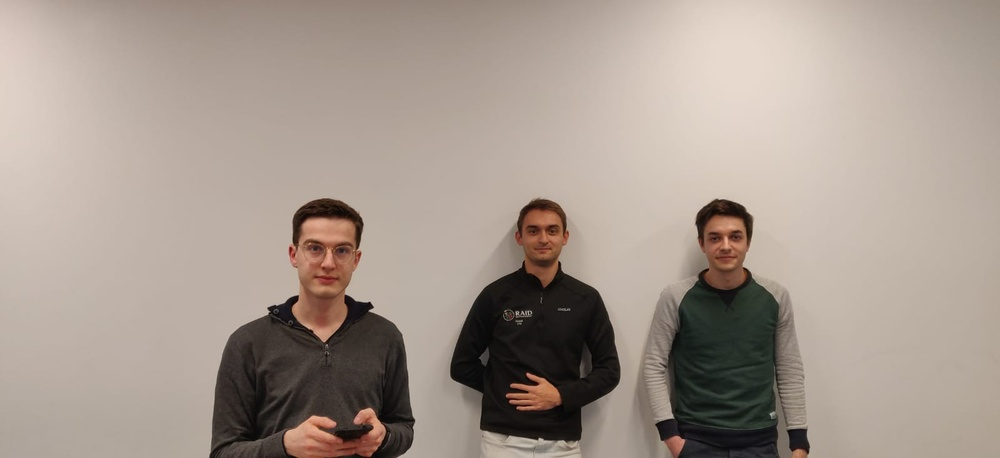
#> input picture 06.jpg, 1000 x 458 px, shrunk from 1599 x 733 before the run
$ python -i Feature_Extraction.py   (imports and definitions only)
#> lines starting #> are read from the running program, lines starting #| are printed output that depends on the picture
import skimage.segmentation as seg
import skimage.filters as fil
import scipy.ndimage.filters as filt
from scipy import signal
import cv2
import numpy as np
import pandas as pd


### NO TRANSFORMATION FEATURES

def Identity(image):
    return image

# [9 lines left out: functions DimensionX, DimensionY, not called in this run]


### SEGMENTATION FEATURES

def SLIC2(image):
    return seg.slic(image,n_segments=2)

def SLIC4(image):
    return seg.slic(image,n_segments=4)

def SLIC20(image):
    return seg.slic(image,n_segments=20)

def SLIC40(image):
    return seg.slic(image,n_segments=40)

def SLIC60(image):
    return seg.slic(image,n_segments=60)

def FW_200_5(image):
    return seg.felzenszwalb(image, scale=200, sigma=0.5, min_size=100)

def FW_150_5(image):
    return seg.felzenszwalb(image, scale=150, sigma=0.5, min_size=100)

def FW_100_5(image):
    return seg.felzenszwalb(image, scale=100, sigma=0.5, min_size=100)

def FW_200_10(image):
    return seg.felzenszwalb(image, scale=200, sigma=1, min_size=100)

def FW_150_10(image):
    return seg.felzenszwalb(image, scale=150, sigma=1, min_size=100)

def FW_100_10(image):
    return seg.felzenszwalb(image, scale=100, sigma=1, min_size=100)

def FW_200_20(image):
    return seg.felzenszwalb(image, scale=200, sigma=2, min_size=100)

def FW_150_20(image):
    return seg.felzenszwalb(image, scale=150, sigma=2, min_size=100)

def FW_100_20(image):
    return seg.felzenszwalb(image, scale=100, sigma=2, min_size=100)

# [6 lines left out: function FW_200_5_UP, not called in this run]

def ChanVese(image):
    image = cv2.cvtColor(image, cv2.COLOR_RGB2GRAY)
    return seg.chan_vese(image, mu=0.05).astype(int)

# [6 lines left out: function RandomWalker, not called in this run]


### POOLING FEATURES

def Max_10(image):
    image = cv2.cvtColor(image, cv2.COLOR_RGB2GRAY)
    return filt.maximum_filter(image,size=10)

def Max_20(image):
    image = cv2.cvtColor(image, cv2.COLOR_RGB2GRAY)
    return filt.maximum_filter(image,size=20)

def Max_30(image):
    image = cv2.cvtColor(image, cv2.COLOR_RGB2GRAY)
    return filt.maximum_filter(image,size=30)

def Min_10(image):
    image = cv2.cvtColor(image, cv2.COLOR_RGB2GRAY)
    return filt.minimum_filter(image,size=10)

def Min_20(image):
    image = cv2.cvtColor(image, cv2.COLOR_RGB2GRAY)
    return filt.minimum_filter(image,size=20)

def Min_30(image):
    image = cv2.cvtColor(image, cv2.COLOR_RGB2GRAY)
    return filt.minimum_filter(image,size=30)

def Min_50(image):
    image = cv2.cvtColor(image, cv2.COLOR_RGB2GRAY)
    return filt.minimum_filter(image,size=50)


### THRESHOLDING FEATURES

# [29 lines left out: functions Otsu, Isodata, Li, Triangle, Yen, not called in this run]


### EDGE DETECTION FEATURES

def CannyEdge(image):
    image = cv2.cvtColor(image, cv2.COLOR_RGB2GRAY)
    return cv2.Canny(image, 50, 150)

def Frangi(image):
    image = cv2.cvtColor(image, cv2.COLOR_RGB2GRAY)
    return fil.frangi(image)

def Hessian(image):
    image = cv2.cvtColor(image, cv2.COLOR_RGB2GRAY)
    return fil.hessian(image)

def Laplace(image):
    image = cv2.cvtColor(image, cv2.COLOR_RGB2GRAY)
    return fil.laplace(image)

def Prewitt(image):
    image = cv2.cvtColor(image, cv2.COLOR_RGB2GRAY)
    return fil.prewitt(image)

def PrewittH(image):
    image = cv2.cvtColor(image, cv2.COLOR_RGB2GRAY)
    return fil.prewitt_h(image)

def PrewittV(image):
    image = cv2.cvtColor(image, cv2.COLOR_RGB2GRAY)
    return fil.prewitt_v(image)

def Roberts(image):
    image = cv2.cvtColor(image, cv2.COLOR_RGB2GRAY)
    return fil.roberts(image)

def RobertsNegDiag(image):
    image = cv2.cvtColor(image, cv2.COLOR_RGB2GRAY)
    return fil.roberts_neg_diag(image)

def RobertsPosDiag(image):
    image = cv2.cvtColor(image, cv2.COLOR_RGB2GRAY)
    return fil.roberts_pos_diag(image)

def Scharr(image):
    image = cv2.cvtColor(image, cv2.COLOR_RGB2GRAY)
    return fil.scharr(image)

def ScharrH(image):
    image = cv2.cvtColor(image, cv2.COLOR_RGB2GRAY)
    return fil.scharr_h(image)

def ScharrV(image):
    image = cv2.cvtColor(image, cv2.COLOR_RGB2GRAY)
    return fil.scharr_v(image)

def Sobel(image):
    image = cv2.cvtColor(image, cv2.COLOR_RGB2GRAY)
    return fil.sobel(image)

def SobelH(image):
    image = cv2.cvtColor(image, cv2.COLOR_RGB2GRAY)
    return fil.sobel_h(image)

def SobelV(image):
    image = cv2.cvtColor(image, cv2.COLOR_RGB2GRAY)
    return fil.sobel_v(image)


### OTHER FEATURES

def GradientMagnitude(image):
    image = cv2.cvtColor(image, cv2.COLOR_RGB2GRAY)
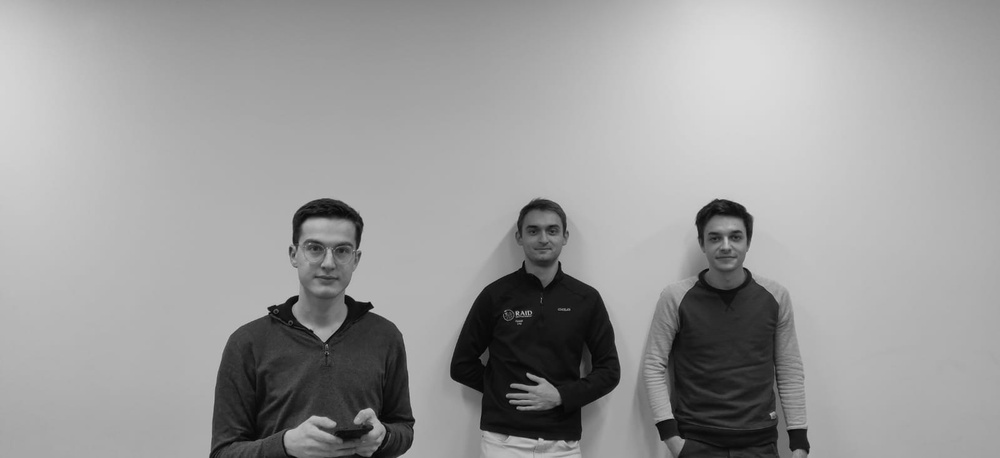
#> image: shape (458, 1000); min 3, max 221, mean 155.1
    Sx = np.array([[-1, 0, 1], [-2, 0, 2], [-1, 0, 1]])
    Sy = np.array([[1, 2, 1], [0, 0, 0], [-1, -2, -1]])
    gx = signal.convolve2d(image,Sx,'same')
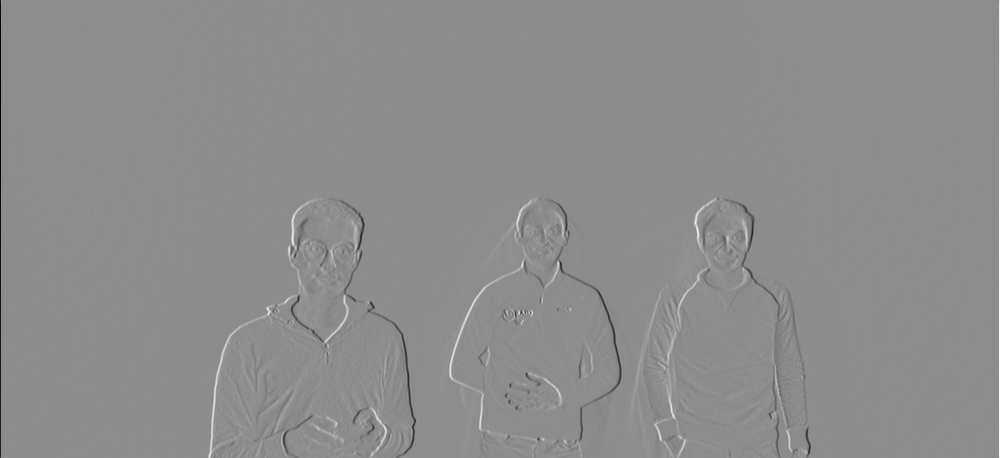
#> gx: shape (458, 1000) int64; min -852, max 692, mean 0.1; drawn with min black and max white
    gy = signal.convolve2d(image,Sy,'same')
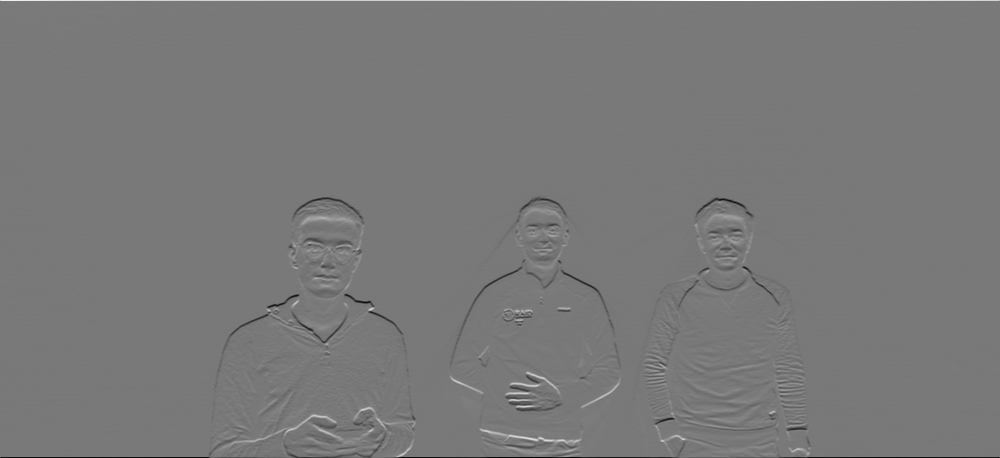
#> gy: shape (458, 1000) int64; min -755, max 832, mean -0.3; drawn with min black and max white
    return np.sqrt(gx**2 + gy**2)
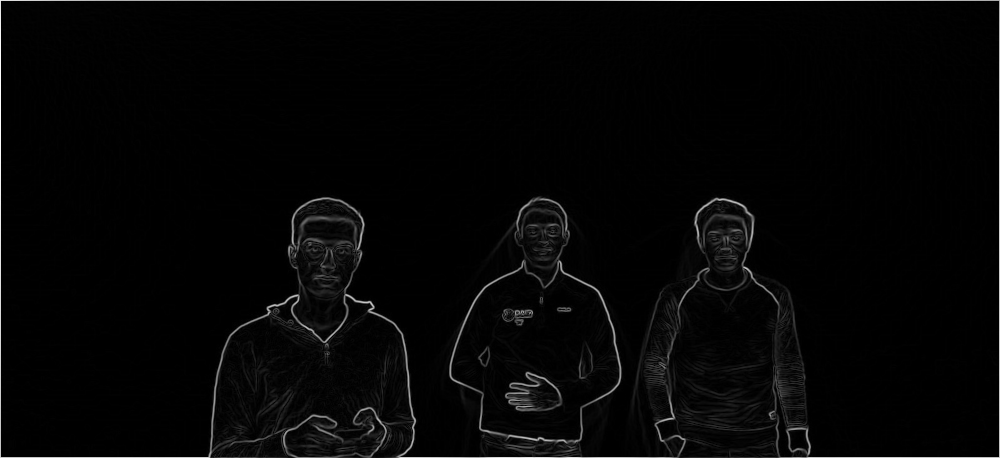
#> returned value: shape (458, 1000) float64; min 0, max 852, mean 18.6; drawn with min black and max white


### FEATURE EXTRACTION

# [42 lines left out: functions feature_extraction, HOG_HSV, not called in this run]

>>> import cv2
>>> picture = cv2.cvtColor(cv2.imread('06.jpg'), cv2.COLOR_BGR2RGB)
>>> result = GradientMagnitude(picture)
